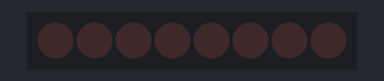
Simulated run of this sketch. Board: Arduino Uno, built with avr-gcc and run on an emulated ATmega328P. On the bench: 8 shift-register outputs drawn as a row of LEDs (first output left, lit = HIGH). Wiring (inferred from the names in the program): shift register (74HC595): data pin 12; shift clock pin 9; latch pin 11. Wiring (inferred from the signals the program sends): row of LEDs: on Q0, Q1, Q2, Q3, Q4, Q5, Q6, Q7.

Above: at 0.05 s.
At 0.45 s:
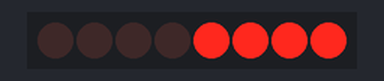
At 0.75 s:
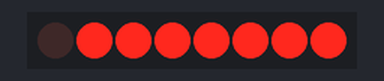
At 1.45 s:
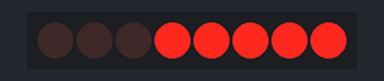
At 2.15 s:
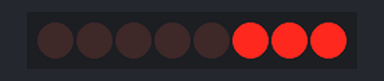
At 2.85 s:
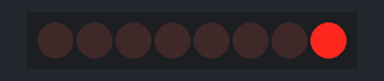
Timing chart, 0 to 3.1 s (numbered marks = the images above):
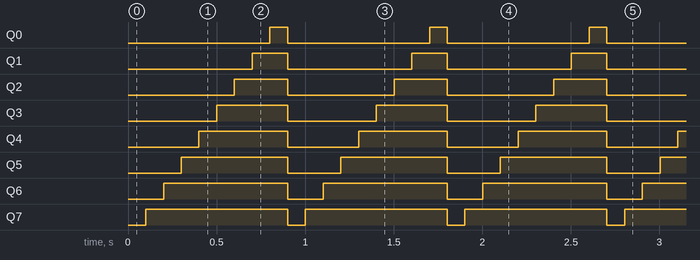

The sketch:

eight-led.ino
```cpp
int timeDelay = 100;
int latchPin = 11;
int clockPin = 9;
int dataPin = 12;

byte leds = 0;

void updateShiftRegister() {
  digitalWrite(latchPin, LOW);
  shiftOut(dataPin, clockPin, LSBFIRST, leds);
  digitalWrite(latchPin, HIGH);
}

void setup() {
  pinMode(latchPin, OUTPUT);
  pinMode(dataPin, OUTPUT);
  pinMode(clockPin, OUTPUT);
}

void loop() {
  leds = 0; // turns off all leds
  updateShiftRegister();
  delay(timeDelay);

  for (int i = 0; i < 8; i++) {
    bitSet(leds, i);
    updateShiftRegister();
    delay(timeDelay);
  }
}
```

Measured:
- by itself, Q0: alternates HIGH for 0.10 s and LOW for 0.80 s
- by itself, Q1: alternates HIGH for 0.20 s and LOW for 0.70 s
- by itself, Q2: alternates HIGH for 0.30 s and LOW for 0.60 s
- by itself, Q3: alternates HIGH for 0.40 s and LOW for 0.50 s
- by itself, Q4: alternates HIGH for 0.50 s and LOW for 0.40 s
- by itself, Q5: alternates HIGH for 0.60 s and LOW for 0.30 s
- by itself, Q6: alternates HIGH for 0.70 s and LOW for 0.20 s
- by itself, Q7: alternates HIGH for 0.80 s and LOW for 0.10 s
